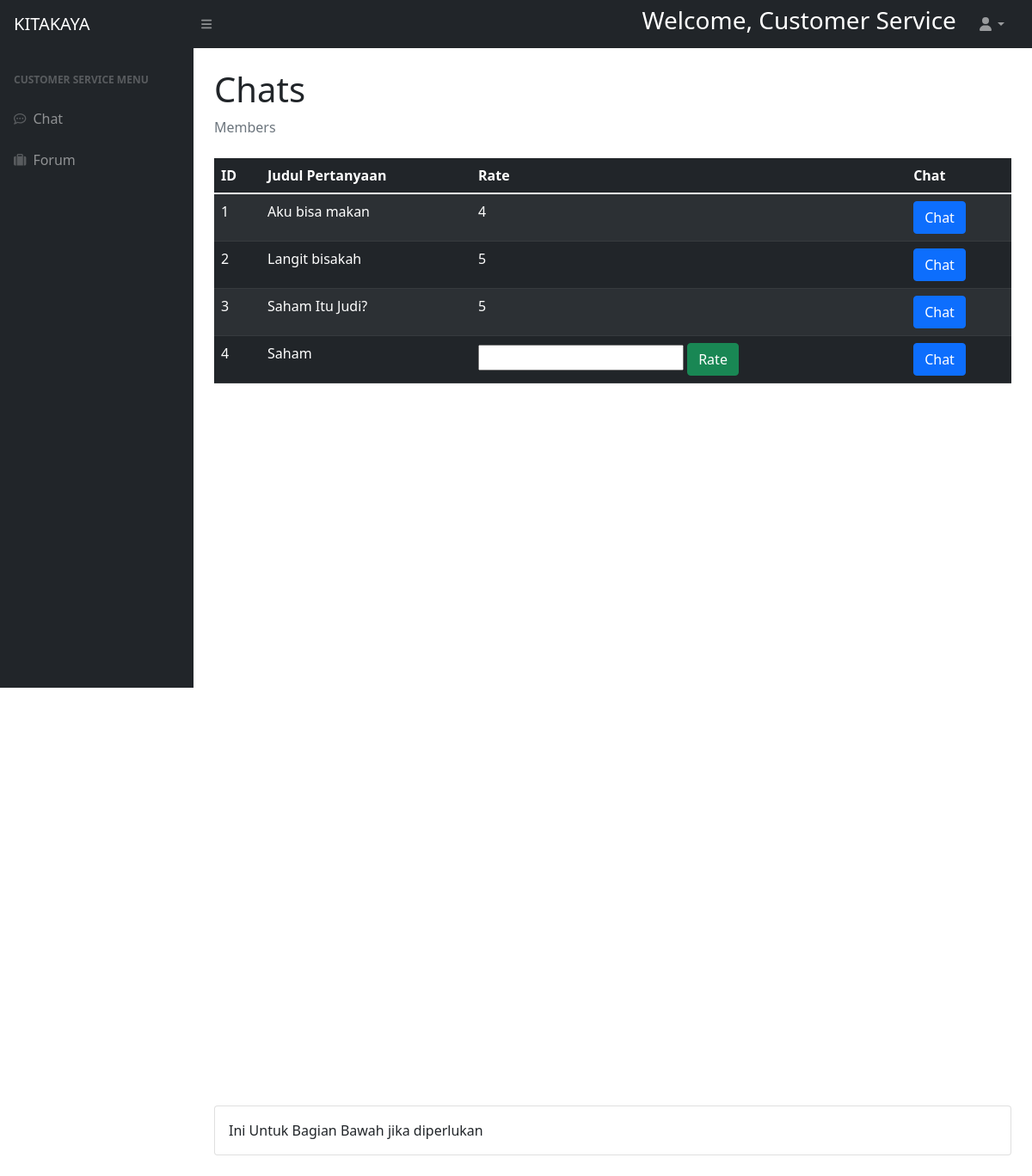
Screenshot of /public/halamancs.php with the database file from the repository.
### tables this page shows
CREATE TABLE `service` (
  `id` int(11) NOT NULL,
  `judul` text NOT NULL,
  `member` int(11) NOT NULL,
  `rate` int(11) DEFAULT NULL
);

### config/database.php (called while the page is built, shortened)
<?php
    class Database{
        private static $instance;
        public $pdo;
        private function __construct()
        {
            $dsn = "mysql:host=".DB_HOST.";dbname=".DB_NAME.";charset=UTF8";
            $options = [
                PDO::ATTR_ERRMODE => PDO::ERRMODE_EXCEPTION,
                PDO::ATTR_DEFAULT_FETCH_MODE => PDO::FETCH_OBJ,
                PDO::ATTR_EMULATE_PREPARES => false
            ];
            try {
                $this->pdo = new PDO($dsn,DB_USER,DB_PASSWORD,$options);
            }
            catch(PDOException $e){
                echo  $e->getMessage();
            }
        }
        static function instance(){
            if(!isset(self::$instance)){
                self::$instance = new Database();
            }
            return self::$instance;
        }
        function query($sql,$args = NULL){
            if (!$args){
                return $this->pdo->query($sql);
            }
            $stmt = $this->pdo->prepare($sql);
            $stmt->execute($args);
            return $stmt;
        }
    }
?>

### models/service.php (called while the page is built, shortened)
<?php
    class service{
        public static function getAll()
        {
            $db=Database::instance();
            $temp=$db->query("SELECT * FROM service");
            return $temp->fetchAll();
        }
    }
?>

### public/halamancs.php (the view, shortened to what this page needs)
<!DOCTYPE html>
<html lang="en">
<head>
    <link href="../assets/css/punyaadmin.css" rel="stylesheet" />
</head>
<body class="sb-nav-fixed">
    <nav class="sb-topnav navbar navbar-expand navbar-dark bg-dark">
        <a class="navbar-brand ps-3" href="halamancs.php">KITAKAYA</a>
        <button class="btn btn-link btn-sm order-1 order-lg-0 me-4 me-lg-0" id="sidebarToggle" href="#!"><i class="fas fa-bars"></i></button>
        <form class="d-none d-md-inline-block form-inline ms-auto me-0 me-md-3 my-2 my-md-0">
            <div class="input-group">
                <h3 style="color: white;">Welcome, Customer Service</h3>
            </div>
        </form>
        <ul class="navbar-nav ms-auto ms-md-0 me-3 me-lg-4">
            <li class="nav-item dropdown">
                <a class="nav-link dropdown-toggle" id="navbarDropdown" href="#" role="button" data-bs-toggle="dropdown" aria-expanded="false"><i class="fas fa-user fa-fw"></i></a>
            </li>
        </ul>
    </nav>
    <div id="layoutSidenav">
        <div id="layoutSidenav_nav">
            <nav class="sb-sidenav accordion sb-sidenav-dark" id="sidenavAccordion">
                <div class="sb-sidenav-menu">
                    <div class="nav">
                        <div class="sb-sidenav-menu-heading">Customer Service Menu</div>
                        <a class="nav-link" href="../public/halamancs.php">
                            <div class="sb-nav-link-icon"><i class="far fa-comment-dots"></i></div>
                            Chat
                        </a>
                        <a class="nav-link" href="../public/halamancsforum.php">
                            <div class="sb-nav-link-icon"><i class="fas fa-suitcase"></i></div>
                            Forum
                        </a>
                    </div>
                </div>
            </nav>
        </div>
        <div id="layoutSidenav_content">
            <main>
                <div class="container-fluid px-4">
                    <h1 class="mt-4">Chats</h1>
                    <ol class="breadcrumb mb-4">
                        <li class="breadcrumb-item active">Members</li>
                    </ol>
                    <form action="../controllers/service.php" method="POST">
                        <?php
                            $services = service::getAll();
                            $user = json_decode(json_encode($_SESSION["user"]), true);
                            $role=$user["role"];
                            ?>
                            <form action="../controllers/service.php" method="POST">
                        <table class="table table-dark table-striped">
                            <thead>
                            <th>ID</th>
                                <th>Judul Pertanyaan</th>
                                <th>Rate</th>
                                <th>Chat</th>
                            </thead>
                            <tbody>
                                <?php
                                    foreach($services as $idx=> $service){
                                        ?>
                                        <tr>
                                            <td><?=  $idx + 1?></td>
                                            <td><?=  $service->judul?></td>
                                            <?php
                                        if ( $service->rate!=null||$role==2) {
                                            ?>
                                            <form action="../controllers/service.php" method="POST">
                                            <td><?= $service->rate?></td>
                                            <td><button class="btn btn-primary" name="chat[<?=$service->id?>]">Chat</button></a></td>
                                            </form>
                                            <?php
                                        }
                                        else{
                                            ?>
                                            <form action="../controllers/service.php" method="POST">
                                            <td><input type="text" id="keteranganmenu" name="rate[<?=$service->id?>]"> <input type="submit" class="btn btn-success" name="submit[<?=$service->id?>]" value="Rate"/></input></td>
                                            <td><button class="btn btn-primary" value="coba" name="chat[<?=$service->id?>]">Chat</button></a></td>
                                            </form>
                                    <?php
                                    }
                                    }
                                ?>
                        </tbody>
                    </table>
                    </form>
                    </form>
                    <br>
                    <div style="height: 100vh"></div>
                    <div class="card mb-4"><div class="card-body">Ini Untuk Bagian Bawah jika diperlukan</div></div>
                </div>
            </main>
        </div>
    </div>
</body>
</html>

### rows the page displays
service: judul "Aku bisa makan", rate "4"
service: judul "Langit bisakah", rate "5"
service: judul "Saham Itu Judi?", rate "5"
service: judul "Saham"
